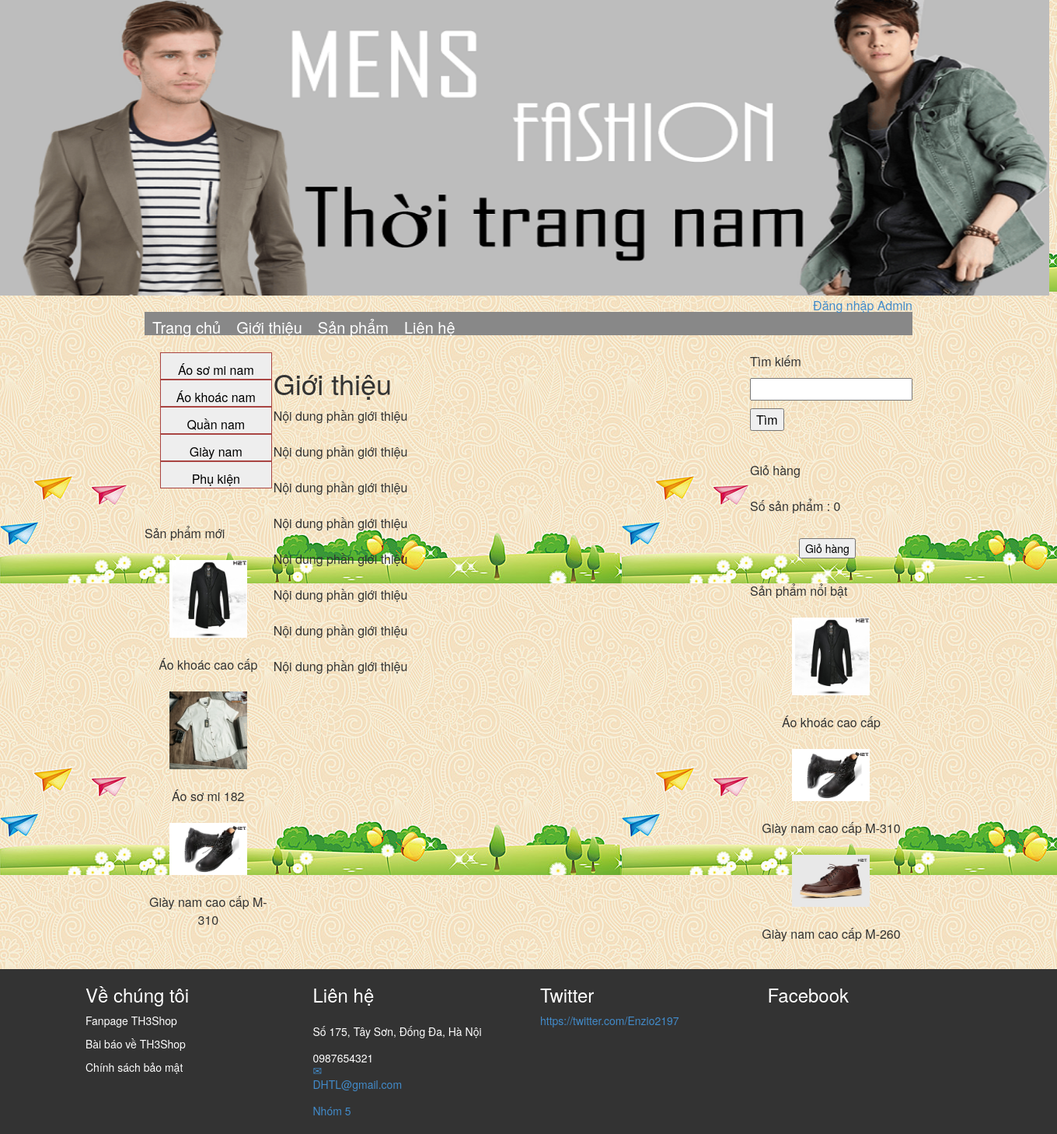
The app's page /Sources/index.php?thamso=xuat_mot_tin&id=1 with its own data.
### tables this page shows
CREATE TABLE IF NOT EXISTS `banner` (
`id` int(11) NOT NULL,
  `hinh` varchar(256) NOT NULL,
  `rong` varchar(256) NOT NULL,
  `cao` varchar(256) NOT NULL
);

CREATE TABLE IF NOT EXISTS `menu_ngang` (
`id` int(11) NOT NULL,
  `ten` varchar(256) NOT NULL,
  `noi_dung` mediumtext NOT NULL,
  `loai_menu` varchar(256) NOT NULL
);

CREATE TABLE IF NOT EXISTS `menu_doc` (
`id` int(11) NOT NULL,
  `ten` varchar(256) NOT NULL
);

CREATE TABLE IF NOT EXISTS `san_pham` (
`id` int(11) NOT NULL,
  `ten` varchar(256) NOT NULL,
  `gia` int(255) NOT NULL,
  `hinh_anh` varchar(256) NOT NULL,
  `noi_dung` mediumtext NOT NULL,
  `thuoc_menu` int(255) NOT NULL,
  `noi_bat` varchar(256) NOT NULL,
  `trang_chu` varchar(256) NOT NULL,
  `sap_xep_trang_chu` int(255) NOT NULL
);

### Sources/chuc_nang/menu_doc/menu_doc.php (the view)
<?php
	$tv="select * from menu_doc order by id";
	$tv_1=mysql_query($tv);
	echo "<div class='menu_doc' >";
	while($tv_2=mysql_fetch_array($tv_1))
	{
		$link="?thamso=xuat_san_pham&id=".$tv_2['id'];
		echo "<a href='$link'>";
			echo $tv_2['ten'];
		echo "</a>";
	}
	echo "</div>";
?>

### Sources/index.php (shortened to what this page needs)
<html>
	<head>
		<link rel="stylesheet" type="text/css" href="css/giao_dien.css">
		<link rel="stylesheet" type="text/css" href="css/bootstrap.min.css">
	</head>
	<body background= "hinh_anh/1.jpg">
        <header >
				<tr>
					<td colspan="3"><?php include("chuc_nang/banner/banner.php"); ?></td>
				</tr>
        </header>
		<center>
			<table width="990px">
				<tr>
					<td colspan="3" height="50px" >
						<div class="pull-right">
							<ul class="list-unstyled top-links">
								<li><a href="quan_tri/index.php">Đăng nhập Admin</a></li>
							</ul>
						</div>
						<?php
							include("chuc_nang/menu_ngang/menu_ngang.php");
						?>
					</td>
				</tr>
				<tr>
					<td width="170px" valign="top" >
					<?php
						include("chuc_nang/menu_doc/menu_doc.php");
						include("chuc_nang/san_pham/moi.php");
					?>
					</td>
					<td width="650px" valign="top" >
						<?php
							include("chuc_nang/dieu_huong.php");
						?>
					</td>
					<td width="170px" valign="top" >
					<?php
						include("chuc_nang/tim_kiem/vung_tim_kiem.php");
						include("chuc_nang/gio_hang/vung_gio_hang.php");
						include("chuc_nang/san_pham/noi_bat.php");
					?>
					</td>
				</tr>
			</table>
		</center>
				<footer class="footer">
		    	<div class="footer-custom">
		    		<div class="container">
		    			<div class="row">
		    				<div class="col-sm-3">
		    					<div class="title">
		    						<h3>Về chúng tôi</h3>
		    					</div>
		    					<div class="content">
		    						<p>
		    							Fanpage TH3Shop
		    						</p>
		    						<p>
		    							Bài báo về TH3Shop
		    						</p>
		    						<p>
		    							Chính sách bảo mật
		    						</p>
		    					</div>
		    				</div>
		    				<div class="col-sm-3 contact-us">
		    					<div class="title">
		    						<h3>Liên hệ</h3>
		    					</div>
		    					<div class="content">
		    						<div class="item">
		    							<div class="icon">
		    								<i class="glyphicon glyphicon-map-marker"></i>
		    							</div>
		    							<div class="info">
		    							Số 175, Tây Sơn, Đống Đa, Hà Nội
		    							</div>
		    						</div>
		    						<div class="item">
		    							<div class="icon">
		    								<i class="glyphicon glyphicon-phone"></i>
		    							</div>
		    							<div class="info">
		    								0987654321
		    							</div>
		    						</div>
		    						<div class="item">
		    							<div class="icon">
		    								<a href="#">
		                                     <span class="glyphicon glyphicon-envelope"></span>
		                                    </a>
		    							</div>
		    							<div class="info">
		    								<a href="#">DHTL@gmail.com</a>
		    							</div>
		    						</div>
		    						<div class="item">
		    							<div class="icon">
		    								<i class="glyphicon glyphicon-user"></i>
		    							</div>
		    							<div class="info">
		    								<a href="#">Nhóm 5</a>
		    							</div>
		    						</div>
		    					</div>
		    				</div>
		    				<div class="col-sm-3">
		    					<div class="title">
		    						<h3>Twitter</h3>
		    					</div>
		    					<div class="content">
		    						<div class="tweet-content">
		    							<span class="time">
		    							<a target="_blank" href="http://twitter.com/783214/status/422841285339131904">https://twitter.com/Enzio2197 </a>
		    							</span>
		    						</div>
		    					</div>
		    				</div>
		    				<div class="col-sm-3">
		    					<div class="title">
		    						<h3>Facebook</h3>
		    					</div>
		    				</div>
		    			</div>
		    		</div>
		    	</div>
		    	<div class="footer-link">
		    		<div class="container">
		    			<div class="row">
		    				<div class="col-sm-3">
		    				</div>
		    				<div class="col-sm-3">
		    				</div>
		    				<div class="col-sm-3">
		    				</div>
		    				<div class="col-sm-3">
		    				</div>
		    			</div>
		    		</div>
		    	</div>
		    </footer>
	</body>
</html>

### Sources/chuc_nang/banner/banner.php
<?php
	$tv="select * from banner limit 0,1";
	$tv_1=mysql_query($tv);
	$tv_2=mysql_fetch_array($tv_1);
	$link_hinh="hinh_anh/banner/".$tv_2['hinh'];
	echo "<img src='".$link_hinh."' width='".$tv_2['rong']."' height='".$tv_2['cao']."' >";
?>

### Sources/chuc_nang/menu_ngang/menu_ngang.php
<?php
	$tv="select id,ten,loai_menu from menu_ngang order by id";
	$tv_1=mysql_query($tv);
	echo "<div class='menu_ngang' >";
	echo "<a href='index.php'>Trang chủ</a>";
	while($tv_2=mysql_fetch_array($tv_1))
	{
		if($tv_2['loai_menu']==""){$link_menu="?thamso=xuat_mot_tin&id=".$tv_2['id'];}
		if($tv_2['loai_menu']=="san_pham"){$link_menu="?thamso=xuat_san_pham_2";}
		echo "<a href='$link_menu'>";
			echo $tv_2['ten'];
		echo "</a>";
	}
	echo "</div>";
?>

### Sources/chuc_nang/san_pham/moi.php
<br><br>
Sản phẩm mới <br><br>
<center>
	<?php
		$tv="select id,ten,hinh_anh from san_pham order by id desc limit 0,3";
		$tv_1=mysql_query($tv);
		while($tv_2=mysql_fetch_array($tv_1))
		{
			$link_anh="hinh_anh/san_pham/".$tv_2['hinh_anh'];
			$link_chi_tiet="?thamso=chi_tiet_san_pham&id=".$tv_2['id'];
			echo "<a href='$link_chi_tiet' >";
				echo "<img src='$link_anh' width='100px' >";
			echo "</a>";
			echo "<br><br>";
			echo $tv_2['ten'];
			echo "<br>";
			echo "<br>";
		}
	?>
</center>

### Sources/chuc_nang/dieu_huong.php (shortened to what this page needs)
<?php
	if(isset($_GET['thamso'])){$tham_so=$_GET['thamso'];}else{$tham_so="";}
	switch($tham_so)
	{
		case "xuat_mot_tin":
			include("chuc_nang/xuat_mot_tin.php");
		break;
	}
?>

### Sources/chuc_nang/xuat_mot_tin.php
<?php
	$id=$_GET['id'];
	$tv="select * from menu_ngang where id='$id'";
	$tv_1=mysql_query($tv);
	$tv_2=mysql_fetch_array($tv_1);
	echo "<h1>";
		echo $tv_2['ten'];
	echo "</h1>";
	echo $tv_2['noi_dung'];
?>

### Sources/chuc_nang/tim_kiem/vung_tim_kiem.php (shortened to what this page needs)
Tìm kiếm <br>
<form>
    <input type="text" name="tu_khoa" value="" style="margin-top:10px;margin-bottom:10px;" >
    <input type="submit" value="Tìm" >
</form>

### Sources/chuc_nang/gio_hang/vung_gio_hang.php (shortened to what this page needs)
<br>
Giỏ hàng <br><br>
<?php
	$so_luong=0;
?>
Số sản phẩm : <?php echo $so_luong; ?>
<br><br>
<div class="btn">
<a href="?thamso=gio_hang"><button> Giỏ hàng</button></a>
</div>

### Sources/chuc_nang/san_pham/noi_bat.php
<br><br>
Sản phẩm nổi bật <br><br>
<center>
	<?php
		$tv="select id,ten,hinh_anh from san_pham where noi_bat='co' order by id desc limit 0,3";
		$tv_1=mysql_query($tv);
		while($tv_2=mysql_fetch_array($tv_1))
		{
			$link_anh="hinh_anh/san_pham/".$tv_2['hinh_anh'];
			$link_chi_tiet="?thamso=chi_tiet_san_pham&id=".$tv_2['id'];
			echo "<a href='$link_chi_tiet' >";
				echo "<img src='$link_anh' width='100px' >";
			echo "</a>";
			echo "<br><br>";
			echo $tv_2['ten'];
			echo "<br>";
			echo "<br>";
		}
	?>
</center>

### Sources/css/giao_dien.css (style rules this page uses)
a { text-decoration: none; }
div.menu_ngang a { color:white; margin-left: 10px; margin-right: 10px; text-decoration: none; font-size:20px; }
div.menu_doc a { text-align: center; margin-left: 20px; color:black; text-decoration: none; display:block; padding-top: 10px; border:1px solid #a94442; background-color: #eee; }
.menu_ngang { height:30px; margin-top: 20px; background-color: #888888; margin-bottom: 20px; padding-top: 5px; }
.footer { margin-top: 10px; color: #fff; background-color: #333; margin-left:-110px; margin-right:-110px; }
.btn { margin-left: 50px; }

### records on screen
banner: hinh (picture)
menu_ngang: ten "Giới thiệu", noi_dung "Nội dung phần giới thiệu Nội dung phần giới thiệu Nội dung phần giới thiệu Nội dung phần giới thiệu Nội dung phần giới thiệu Nội dung phần giới thiệu Nội dung phần giới thiệu Nội dung phần giới thiệu"
menu_ngang: ten "Sản phẩm"
menu_ngang: ten "Liên hệ"
menu_doc: ten "Áo sơ mi nam"
menu_doc: ten "Áo khoác nam"
menu_doc: ten "Quần nam"
menu_doc: ten "Giày nam"
menu_doc: ten "Phụ kiện"
san_pham: hinh_anh (picture), ten "Áo khoác cao cấp"
san_pham: hinh_anh (picture), ten "Áo sơ mi 182"
san_pham: hinh_anh (picture), ten "Giày nam cao cấp M-310"
san_pham: hinh_anh (picture), ten "Giày nam cao cấp M-260"

### other values on screen
$so_luong "0"
